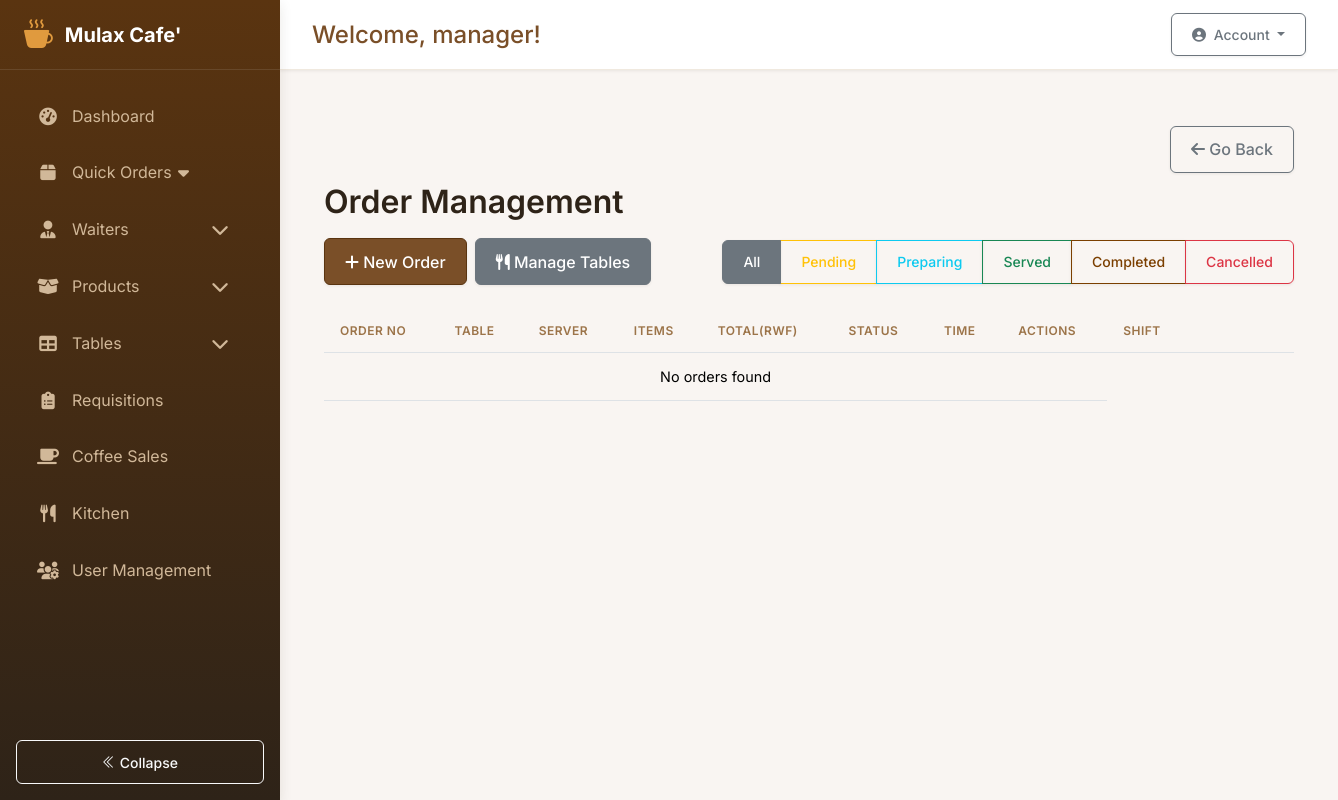
/orders/ (signed in), run on an earlier commit of the app's database.
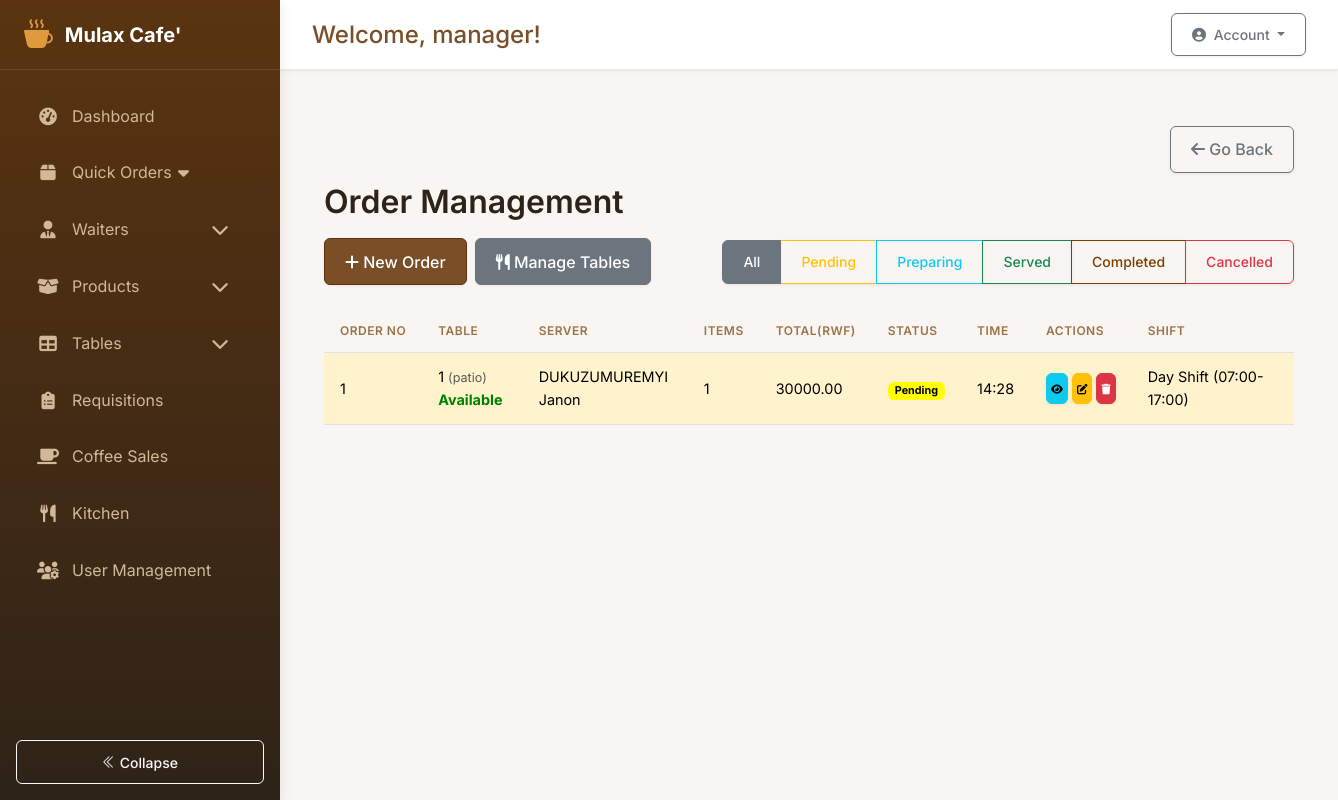
And on a later commit of the database.
### app/models.py (models this page shows, shortened)
class Order(db.Model):
    __tablename__ = 'orders'
    id = db.Column(db.Integer, primary_key=True)
    client_id = db.Column(db.Integer, db.ForeignKey('clients.id'))
    table_id = db.Column(db.Integer, db.ForeignKey('tables.id'), nullable=False)
    status = db.Column(db.String(20), default='pending')
    notes = db.Column(db.Text)
    total_amount = db.Column(db.Float, default=0.0)
    recorded_by = db.Column(db.Integer, db.ForeignKey('users.id'), nullable=True)  # For legacy compatibility
    waiter_id = db.Column(db.Integer, db.ForeignKey('waiters.id'), nullable=True)
    date = db.Column(db.DateTime, default=lambda: datetime.now(pytz.timezone('Africa/Kigali')))
    served_at = db.Column(db.DateTime)
    served_by = db.Column(db.Integer, db.ForeignKey('users.id'))
    shift_id = db.Column(db.Integer, db.ForeignKey('shifts.id'), nullable=True)
    user_id = db.Column(db.Integer, db.ForeignKey('users.id'), nullable=True)  # Customer who placed the order
    client = db.relationship('Client', back_populates='orders')
    items = db.relationship('OrderItem', back_populates='order', cascade='all, delete-orphan')
    recorder = db.relationship('User',
                             back_populates='orders_recorded',
                             foreign_keys=[recorded_by])
    server = db.relationship('User',
                           back_populates='orders_served',
                           foreign_keys=[served_by])
    table = db.relationship('Table', back_populates='orders')
    shift = db.relationship('Shift', back_populates='orders')
    user = db.relationship('User',  # This is the customer relationship
                         back_populates='orders_created',
                         foreign_keys=[user_id])
    waiter = db.relationship('Waiter', foreign_keys=[waiter_id])

class Table(db.Model):
    __tablename__ = 'tables'
    id = db.Column(db.Integer, primary_key=True)
    number = db.Column(db.Integer, unique=True, nullable=False)
    is_occupied = db.Column(db.Boolean, default=False)
    capacity = db.Column(db.Integer, nullable=False, default=2)
    location = db.Column(db.String(50))  # e.g., "Patio", "Main Dining", "Bar"
    orders = db.relationship('Order', back_populates='table', lazy='dynamic')

class Waiter(db.Model):
    __tablename__ = 'waiters'
    id = db.Column(db.Integer, primary_key=True)
    name = db.Column(db.String(100), nullable=False)
    phone_number = db.Column(db.String(20), nullable=True)
    email = db.Column(db.String(120), nullable=True, unique=True)
    is_active = db.Column(db.Boolean, default=True)

class Shift(db.Model):
    __tablename__ = 'shifts'
    id = db.Column(db.Integer, primary_key=True)
    name = db.Column(db.String(50), nullable=False)
    start_time = db.Column(db.Time, nullable=False)  # e.g., 07:00:00
    end_time = db.Column(db.Time, nullable=False)   # e.g., 17:00:00
    is_active = db.Column(db.Boolean, default=True)
    users = db.relationship('User', back_populates='current_shift')
    attendances = db.relationship('Attendance', back_populates='shift')
    orders = db.relationship('Order', back_populates='shift')

### app/routes/orders.py (the view)
@bp.route('/')
@login_required
def list_orders():
    try:
        status = request.args.get('status', 'all')
        shift_id = request.args.get('shift_id')
        user_id = request.args.get('user_id')
        date_filter = request.args.get('date')
        query = Order.query.options(
            db.joinedload(Order.client),
            db.joinedload(Order.table),
            db.joinedload(Order.shift),
            db.joinedload(Order.user),
            db.joinedload(Order.recorder)
        ).order_by(Order.date.desc())
        if status != 'all':
            query = query.filter(Order.status == status)
        if shift_id:
            query = query.filter(Order.shift_id == shift_id)
        if user_id:
            query = query.filter(Order.user_id == user_id)
        if date_filter:
            try:
                filter_date = datetime.strptime(date_filter, '%Y-%m-%d').date()
                query = query.filter(db.func.date(Order.date) == filter_date)
            except ValueError:
                flash('Invalid date format. Using default filter.', 'warning')
        if current_user.role not in ['admin', 'manager']:
            query = query.filter(Order.user_id == current_user.id)
        active_shifts = Shift.query.filter_by(is_active=True).order_by(Shift.name).all()
        active_users = User.query.filter_by(active=True).order_by(User.username).all()
        orders = query.limit(100).all()
        from app.models import Waiter
        waiters = Waiter.query.filter_by(is_active=True).all()
        return render_template('orders/list.html',
                            orders=orders,
                            status=status,
                            shift_id=shift_id,
                            user_id=user_id,
                            date_filter=date_filter,
                            active_shifts=active_shifts,
                            active_users=active_users,
                            waiters=waiters)
    except Exception as e:
        current_app.logger.error(f"Error listing orders: {str(e)}")
        flash('Error loading orders. Please try again.', 'danger')
        return redirect(url_for('main.dashboard'))

### app/models.py (called while the page is built)
    def is_system_control(self):
        return self.role == 'system_control' or self.is_admin

    def is_employee(self):
        return self.role == 'employee'

    def get_current_shift(self):
        if self.is_admin or self.is_system_control():
            return None  # Admins can see all shifts
        return self.current_shift

### app/templates/orders/list.html (shortened to what the changed rows need)
{% extends 'base.html' %}
{% block content %}
<div class="container mt-4">
    <h2>Order Management</h2>
    <div class="mb-4 d-flex justify-content-between align-items-center">
        <div class="btn-group">
            {% for s, label, color in [
                ('all', 'All', 'secondary'),
                ('pending', 'Pending', 'warning'),
                ('preparing', 'Preparing', 'info'),
                ('served', 'Served', 'success'),
                ('completed', 'Completed', 'primary'),
                ('cancelled', 'Cancelled', 'danger')] %}
            <a href="{{ url_for('orders.list_orders', status=s) }}"
               class="btn btn-sm btn-outline-{{ color }} {% if status == s %}active{% endif %}">
                {{ label }}
            </a>
            {% endfor %}
        </div>
    </div>
    <div class="table-responsive">
        <table class="table table-hover">
            <thead class="thead-dark">
                <tr>
                    <th>Order No</th>
                    <th>Table</th>
                    <th>Server</th>
                    <th>Items</th>
                    <th>Total(Rwf)</th>
                    <th>Status</th>
                    <th>Time</th>
                    <th>Actions</th>
                    <th style="min-width: 160px;">Shift</th>
                </tr>
            </thead>
            <tbody>
                {% for order in orders %}
                <tr style="color: #c38e12; background-color: {{
                    '#FFF3CD' if order.status == 'pending'
                    else '#D1ECF1' if order.status == 'preparing'
                    else '#D4EDDA' if order.status == 'served'
                    else '#F8D7DA' if order.status == 'cancelled'
                    else '#CCE5FF' }}">
                    <td>{{ order.id }}</td>
                    <td style="color: black;">
                        {{ order.table.number }}
                        {% if order.table.location %}
                            <small class="text-muted">({{ order.table.location }})</small>
                        {% endif %}
                        <span class="ml-1" style="color: {{ 'red' if order.table.is_occupied else 'green' }}; font-weight: bold;">
                            {{ 'Occupied' if order.table.is_occupied else 'Available' }}
                        </span>
                    </td>
                    <td>
                        {% set waiter = None %}
                        {% if order.waiter_id %}
                            {% set waiter = waiters|selectattr('id', 'equalto', order.waiter_id)|first %}
                        {% endif %}
                        {{ waiter.name if waiter else 'N/A' }}
                    </td>
                    <td>{{ order.items|length }}</td>
                    <td>{{ "%.2f"|format(order.total_amount) }}</td>
                    <td>
                        <span class="badge" style="
                            {% if order.status == 'completed' %}
                                background-color: green; color: white;
                            {% elif order.status == 'pending' %}
                                background-color: yellow; color: black;
                            {% elif order.status == 'preparing' %}
                                background-color: skyblue; color: black;
                            {% elif order.status == 'served' %}
                                background-color: chocolate; color: white;
                            {% elif order.status == 'cancelled' %}
                                background-color: red; color: white;
                            {% endif %}">
                            {{ order.status|title }}
                        </span>
                    </td>
                    <td>{{ order.date.strftime('%H:%M') }}</td>
                    <td class="text-nowrap">
                        <a href="{{ url_for('orders.view_order', order_id=order.id) }}"
                           class="btn btn-sm btn-info p-1" title="View">
                        </a>
                        {% if order.status in ['pending', 'preparing'] %}
                        <a href="{{ url_for('orders.edit_order', order_id=order.id) }}"
                           class="btn btn-sm btn-warning p-1" title="Edit">
                        </a>
                        <form method="post" action="{{ url_for('orders.delete_order', order_id=order.id) }}"
                              class="d-inline" onsubmit="return confirm('Delete this order?');">
                            <button type="submit" class="btn btn-sm btn-danger p-1" title="Delete">
                            </button>
                        </form>
                        {% endif %}
                    </td>
                    <td>
                        {% if order.shift %}
                            {% if order.shift.start_time.hour == 7 and order.shift.end_time.hour == 17 %}
                                Day Shift ({{ order.shift.start_time.strftime('%H:%M') }}-{{ order.shift.end_time.strftime('%H:%M') }})
                            {% else %}
                                Night Shift ({{ order.shift.start_time.strftime('%H:%M') }}-{{ order.shift.end_time.strftime('%H:%M') }})
                            {% endif %}
                        {% else %}
                            No shift
                        {% endif %}
                    </td>
                </tr>
                {% else %}
                <tr>
                    <td colspan="8" class="text-center">No orders found</td>
                </tr>
                {% endfor %}
            </tbody>
        </table>
    </div>
</div>
{% endblock %}

What changed in the data, as far as the page shows it:
added Order: id "1", table.number "1", table.location "patio", items|length "1", total_amount "30000.00", status "Pending", date "14:28", shift.start_time "07:00", shift.end_time "17:00"
now on this page (row edited): Table: is_occupied "Available"
now on this page (row edited): Waiter: name "DUKUZUMUREMYI Janon"
Also different on the page:
text no longer shown: "No orders found"
